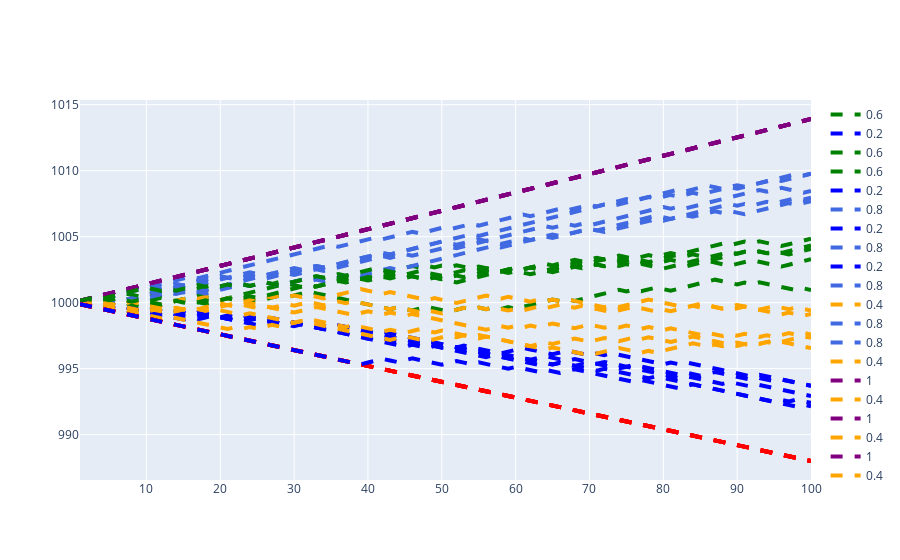

The cell this chart's notebook holds for it:
### Code cell
# process df to plot
# Create traces
fig = go.Figure()

for supplier in df_transactions['supplier'].unique():
    if df_transactions.loc[df_transactions['supplier']==supplier, 'supplierbehaviorprob'].tolist()[0] == 0.0:
        line = dict(color='red', width=4, dash='dash')
        name="0.0"
    if df_transactions.loc[df_transactions['supplier']==supplier, 'supplierbehaviorprob'].tolist()[0] == 0.2:
        line = dict(color='blue', width=4, dash='dash')
        name="0.2"
    if df_transactions.loc[df_transactions['supplier']==supplier, 'supplierbehaviorprob'].tolist()[0] == 0.4:
        line = dict(color='orange', width=4, dash='dash')
        name="0.4"
    if df_transactions.loc[df_transactions['supplier']==supplier, 'supplierbehaviorprob'].tolist()[0] == 0.6:
        line = dict(color='green', width=4, dash='dash')
        name = "0.6"
    if df_transactions.loc[df_transactions['supplier']==supplier, 'supplierbehaviorprob'].tolist()[0] == 0.8:
        line = dict(color='royalblue', width=4, dash='dash')
        name="0.8"
    if df_transactions.loc[df_transactions['supplier']==supplier, 'supplierbehaviorprob'].tolist()[0] == 1.0:
        line = dict(color='purple', width=4, dash='dash')
        name = "1"
    d = df_transactions[df_transactions['user']==supplier].sort_values(by="transnum")
    fig.add_trace(go.Scatter(x=d['transnum'], y=d['balance'],
                    mode='lines',
                    name=name,
                    line=line))

fig.show()
